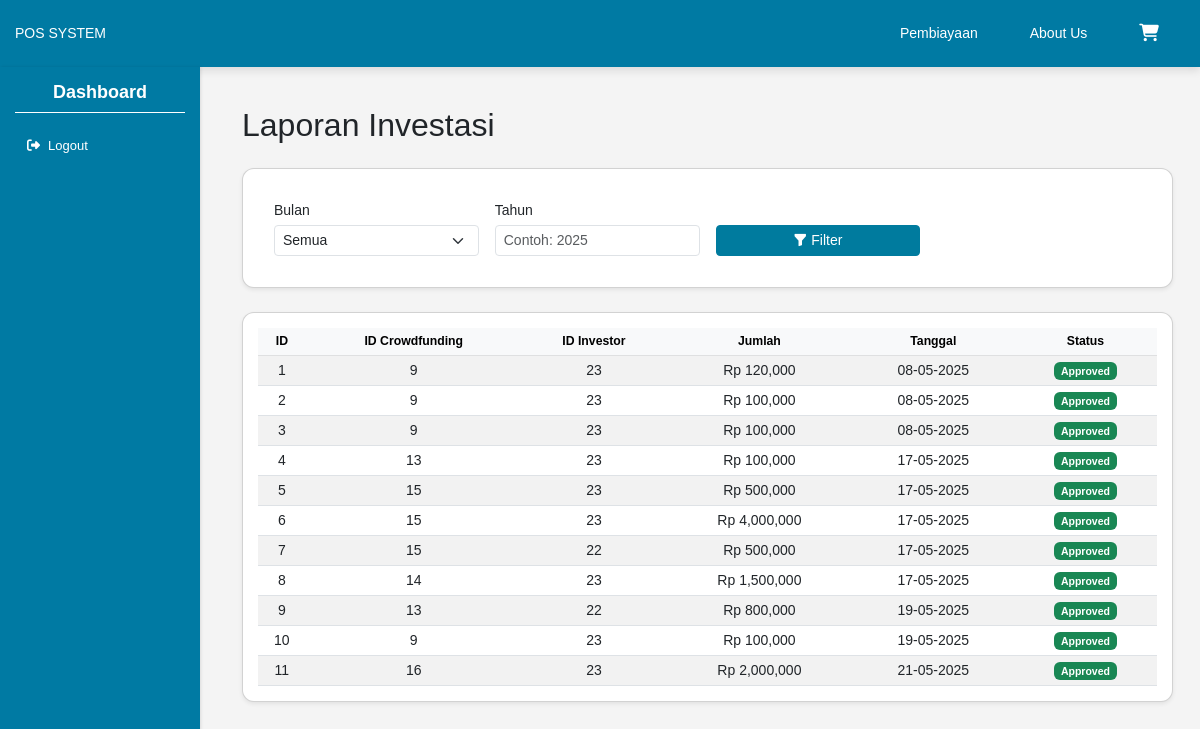
The app's page /admin/laporan-investasi with its own data.
### tables this page shows
CREATE TABLE investments (
    id INTEGER PRIMARY KEY AUTOINCREMENT,
    crowdfunding_id INTEGER,
    investor_id INTEGER,
    amount REAL,
    created_at TEXT,
    FOREIGN KEY (crowdfunding_id) REFERENCES crowdfunding_requests(id)
);

### hello.py (the view)
@app.route("/admin/laporan-investasi")
def laporan_investasi_admin():
    bulan = request.args.get('bulan')  # e.g., "Januari"
    tahun = request.args.get('tahun')
    status = request.args.get('status')
    conn = get_db_connection()
    cursor = conn.cursor()
    query = "SELECT * FROM investments WHERE 1=1"
    params = []
    bulan_mapping = {
        "Januari": "01",
        "Februari": "02",
        "Maret": "03",
        "April": "04",
        "Mei": "05",
        "Juni": "06",
        "Juli": "07",
        "Agustus": "08",
        "September": "09",
        "Oktober": "10",
        "November": "11",
        "Desember": "12"
    }
    if bulan and bulan.lower() != "semua":
        bulan_angka = bulan_mapping.get(bulan)
        if bulan_angka:
            query += " AND strftime('%m', created_at) = ?"
            params.append(bulan_angka)
    if tahun and tahun.strip():
        query += " AND strftime('%Y', created_at) = ?"
        params.append(tahun)
    if status and status.lower() != "semua":
        query += " AND LOWER(status) = ?"
        params.append(status.lower())
    cursor.execute(query, params)
    rows = cursor.fetchall()
    formatted_data = []
    for row in rows:
        row = dict(row)
        try:
            date_obj = datetime.strptime(row['created_at'], '%Y-%m-%d %H:%M:%S')
            row['formatted_date'] = date_obj.strftime('%d-%m-%Y')
        except:
            row['formatted_date'] = row['created_at']
        row['status'] = 'Selesai'
        formatted_data.append(row)
    conn.close()
    return render_template("admin_laporan_investasi.html", investment_reports=formatted_data, bulan_dipilih=bulan, tahun_dipilih=tahun, status_dipilih=status)

### database.py (called while the page is built)
def get_db_connection():
    conn = sqlite3.connect(DATABASE_NAME)
    conn.row_factory = sqlite3.Row  # Mengembalikan hasil dalam bentuk dictionary
    return conn

### templates/admin_laporan_investasi.html (shortened to what this page needs)
{% extends 'dashboard.html' %}
{% block content %}
<div class="container py-4">
    <h2 class="mb-4">Laporan Investasi</h2>
    <div class="card mb-4 shadow-sm">
        <div class="card-body">
            <form method="get" class="row gy-2 gx-3 align-items-end">
                <div class="col-md-3">
                    <label for="bulan" class="form-label mb-1">Bulan</label>
                    <select name="bulan" id="bulan" class="form-select form-select-sm">
                        <option value="">Semua</option>
                        {% set daftar_bulan = ['Januari', 'Februari', 'Maret', 'April', 'Mei', 'Juni', 'Juli', 'Agustus', 'September', 'Oktober', 'November', 'Desember'] %}
                    </select>
                </div>
                <div class="col-md-3">
                    <label for="tahun" class="form-label mb-1">Tahun</label>
                    <input type="text" name="tahun" id="tahun" class="form-control form-control-sm" placeholder="Contoh: 2025">
                </div>
                <div class="col-md-3">
                    <button type="submit" class="btn btn-sm btn-primary w-100">
                        <i class="bi bi-funnel-fill"></i> Filter
                    </button>
                </div>
            </form>
        </div>
    </div>
    <div class="card shadow-sm">
        <div class="card-body p-0">
            {% if investment_reports %}
            <div class="table-responsive">
                <table class="table table-striped table-hover table-sm mb-0 align-middle text-center">
                    <thead class="table-light small">
                        <tr>
                            <th>ID</th>
                            <th>ID Crowdfunding</th>
                            <th>ID Investor</th>
                            <th>Jumlah</th>
                            <th>Tanggal</th>
                            <th>Status</th>
                        </tr>
                    </thead>
                    <tbody>
                        {% for inv in investment_reports %}
                        <tr>
                            <td>{{ inv.id }}</td>
                            <td>{{ inv.crowdfunding_id }}</td>
                            <td>{{ inv.investor_id }}</td>
                            <td>Rp {{ "{:,.0f}".format(inv.amount) }}</td>
                            <td>{{ inv.formatted_date }}</td>
                            <td>
                                <span class="badge bg-success">Approved</span>
                            </td>
                        </tr>
                        {% endfor %}
                    </tbody>
                </table>
            </div>
            {% else %}
                <p class="text-muted text-center m-4">Tidak ada data investasi untuk filter yang dipilih.</p>
            {% endif %}
        </div>
    </div>
</div>
{% endblock %}

### static/css/dashboard.css (style rules this page uses)
body { font-family: 'Poppins', Arial, sans-serif; font-size: 14px; margin: 0; padding: 0; box-sizing: border-box; background-color: #f4f4f4; }
.card { border-radius: 12px; box-shadow: 0 4px 12px rgba(0, 0, 0, 0.05); padding: 15px; background-color: white; margin-bottom: 20px; transition: all 0.3s ease; }

### records on screen
investments: id "1", crowdfunding_id "9", investor_id "23", amount "120,000", formatted_date "08-05-2025"
investments: id "2", crowdfunding_id "9", investor_id "23", amount "100,000", formatted_date "08-05-2025"
investments: id "3", crowdfunding_id "9", investor_id "23", amount "100,000", formatted_date "08-05-2025"
investments: id "4", crowdfunding_id "13", investor_id "23", amount "100,000", formatted_date "17-05-2025"
investments: id "5", crowdfunding_id "15", investor_id "23", amount "500,000", formatted_date "17-05-2025"
investments: id "6", crowdfunding_id "15", investor_id "23", amount "4,000,000", formatted_date "17-05-2025"
investments: id "7", crowdfunding_id "15", investor_id "22", amount "500,000", formatted_date "17-05-2025"
investments: id "8", crowdfunding_id "14", investor_id "23", amount "1,500,000", formatted_date "17-05-2025"
investments: id "9", crowdfunding_id "13", investor_id "22", amount "800,000", formatted_date "19-05-2025"
investments: id "10", crowdfunding_id "9", investor_id "23", amount "100,000", formatted_date "19-05-2025"
investments: id "11", crowdfunding_id "16", investor_id "23", amount "2,000,000", formatted_date "21-05-2025"
